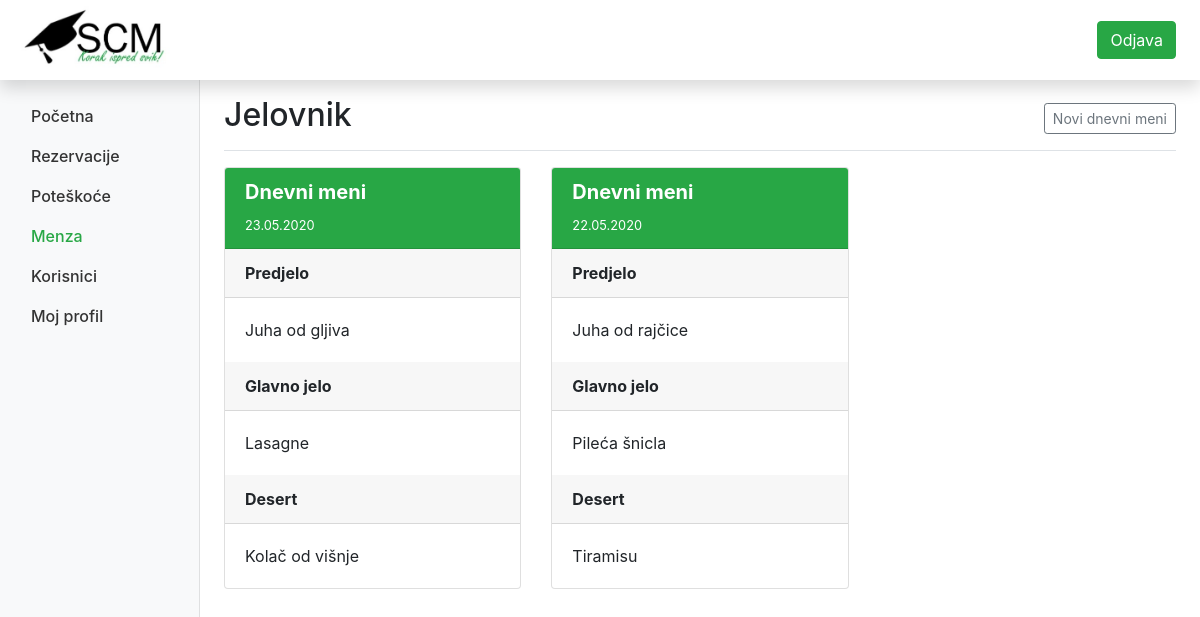
Page /menza.php (signed in) on the committed database.
### tables this page shows
CREATE TABLE IF NOT EXISTS `menza` (
  `id` int(11) NOT NULL AUTO_INCREMENT,
  `datum` date NOT NULL,
  `predjelo` varchar(500) NOT NULL,
  `glavno_jelo` varchar(500) NOT NULL,
  `desert` varchar(500) NOT NULL,
  PRIMARY KEY (`id`)
);

### menza.php (the view, shortened to what this page needs)
<?php
  include_once 'inc/konekcija.php';
  $trenutna_stranica = "menza";
?>
<!doctype html>
<html lang="en">
  <head>
    <?php include_once 'inc/zaglavlje.php';?>
  </head>
  <body>
    <?php include_once 'inc/navigacija.php';?>
    <div class="container-fluid">
      <div class="row">
        <?php include_once 'inc/izbornik.php';?>
        <main role="main" class="col-md-9 ml-sm-auto col-lg-10 px-md-4">
          <div class="d-flex justify-content-between flex-wrap flex-md-nowrap align-items-center pt-3 pb-2 mb-3 border-bottom">
            <h1 class="h2">Jelovnik</h1>
            <?php if ($_SESSION["admin"]){ ?>
              <div class="mb-2 mb-md-0">
                <a href="dodaj.php?tip=jelovnik" class="btn btn-sm btn-outline-secondary">
                  Novi dnevni meni
                </a>
              </div>
            <?php } ?>
          </div>
          <div class="row row-cols-1 row-cols-md-3">
            <?php
              $sql = "SELECT * FROM menza ORDER BY id DESC";
              $result = mysqli_query($conn, $sql);
              if (mysqli_num_rows($result) > 0) {
                while($row = mysqli_fetch_assoc($result)) {
                  $datum = date_create($row["datum"]);
            ?>
              <div class="col mb-4">
                <div class="card h-100">
                  <div class="card-header bg-success text-white">
                    <h5><strong>Dnevni meni</strong></h5>
                    <small class="text-white"><?php echo date_format($datum, 'd.m.Y'); ?></small>
                  </div>
                  <div class="card-header">
                    <strong>Predjelo</strong>
                  </div>
                  <div class="card-body">
                    <p class="card-text"><?php echo $row["predjelo"]; ?></p>
                  </div>
                  <div class="card-header">
                    <strong>Glavno jelo</strong>
                  </div>
                  <div class="card-body">
                    <p class="card-text"><?php echo $row["glavno_jelo"]; ?></p>
                  </div>
                  <div class="card-header">
                    <strong>Desert</strong>
                  </div>
                  <div class="card-body">
                    <p class="card-text"><?php echo $row["desert"]; ?></p>
                  </div>
                </div>
              </div>
            <?php
                }
              } else {
                echo 'Trenutno nema novih dnevnih jelovnika.';
              }
             ?>
          </div>
        </main>
      </div>
    </div>
  </body>
</html>

### inc/zaglavlje.php (shortened to what this page needs)
<link rel="stylesheet" href="https://stackpath.bootstrapcdn.com/bootstrap/4.5.0/css/bootstrap.min.css">
<link rel="stylesheet" href="css/style.css">

### inc/navigacija.php (shortened to what this page needs)
<nav class="navbar navbar-light sticky-top bg-white flex-md-nowrap p-0 shadow">
  <a class="col-md-3 col-lg-2 mr-0" href="index.php">
    <img src="img/logo.jpg" alt="" class="img-fluid">
  </a>
  <ul class="navbar-nav px-4">
    <li class="nav-item text-nowrap">
      <a class="btn btn-success" href="odjava.php">Odjava</a>
    </li>
  </ul>
</nav>

### inc/izbornik.php
<nav id="sidebarMenu" class="col-md-3 col-lg-2 d-md-block bg-light sidebar collapse">
  <div class="sidebar-sticky pt-3">
    <ul class="nav flex-column">
      <li class="nav-item">
        <a class="nav-link <?php if($trenutna_stranica == "index") {echo "active";} ?>" href="index.php">Početna</a>
      </li>
      <li class="nav-item">
        <a class="nav-link <?php if($trenutna_stranica == "rezervacije") {echo "active";} ?>" href="rezervacije.php">Rezervacije</a>
      </li>
      <li class="nav-item">
        <a class="nav-link <?php if($trenutna_stranica == "poteskoce") {echo "active";} ?>" href="poteskoce.php">Poteškoće</a>
      </li>
      <li class="nav-item">
        <a class="nav-link <?php if($trenutna_stranica == "menza") {echo "active";} ?>" href="menza.php">Menza</a>
      </li>
      <?php if ($_SESSION["admin"]){ ?>
        <li class="nav-item">
          <a class="nav-link <?php if($trenutna_stranica == "korisnici") {echo "active";} ?>" href="korisnici.php">Korisnici</a>
        </li>
      <?php } ?>
      <li class="nav-item">
        <a class="nav-link <?php if($trenutna_stranica == "moj_profil") {echo "active";} ?>" href="moj_profil.php">Moj profil</a>
      </li>
    </ul>
  </div>
</nav>

### css/style.css (style rules this page uses)
.sidebar { top: 0; bottom: 0; left: 0; z-index: 100; box-shadow: inset -1px 0 0 rgba(0, 0, 0, .1); }
.sidebar-sticky { position: relative; top: 0; height: calc(100vh - 48px); padding-top: .5rem; overflow-x: hidden; overflow-y: auto; }
.sidebar .nav-link { font-weight: 500; color: #333; }
.sidebar .nav-link.active { color: #28a745; }

### rows in the picture
menza: datum "23.05.2020", predjelo "Juha od gljiva", glavno_jelo "Lasagne", desert "Kolač od višnje"
menza: datum "22.05.2020", predjelo "Juha od rajčice", glavno_jelo "Pileća šnicla", desert "Tiramisu"
